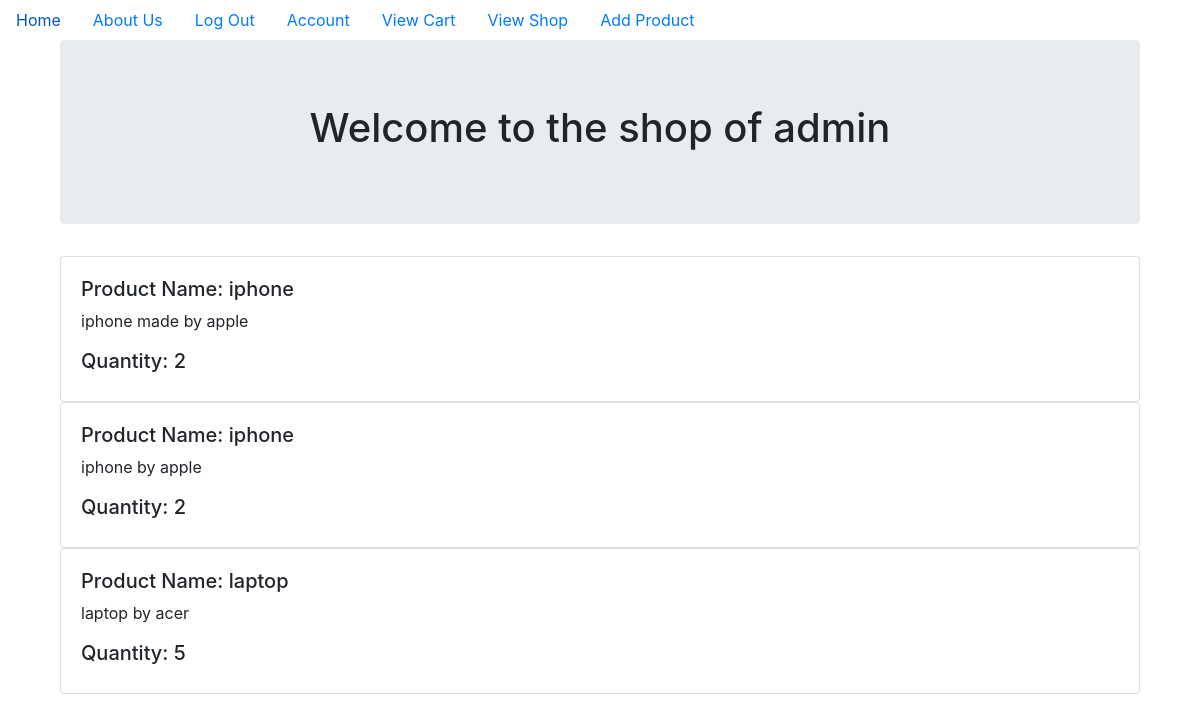
The page /admin_shop (signed in) on the database its author committed.
### shopperstop/models.py (models this page shows, shortened)
class User(db.Model, UserMixin):
    id = db.Column(db.Integer, primary_key = True)
    profile_image = db.Column(db.String(20), nullable=False, default='default_profile.png')
    email = db.Column(db.String(64), unique=True, index=True)
    username = db.Column(db.String(64), unique=True, index=True)
    password_hash = db.Column(db.String(128))
    user_type=db.Column(db.String(128))
    cart = db.relationship('Cart', backref='user_cart', lazy=True)
    sold_by = db.relationship('Product', backref='seller', lazy=True)

class Product(db.Model):
    id = db.Column(db.Integer, primary_key=True)
    sell_id=db.Column(db.Integer, db.ForeignKey('user.id'), nullable=False)
    product_name = db.Column(db.String(140), nullable=False)
    product_desc=db.Column(db.String, nullable=False)
    quantity=db.Column(db.Integer, nullable=False)
    price=db.Column(db.Integer, nullable=False)
    product_image=db.Column(db.String(20), nullable=False, default='default_profile.png')

### shopperstop/users/views.py (the view)
@users.route("/<username>_shop")
@login_required
def shop_view(username):
    if current_user.user_type=='Customer':
        abort(403)
    user=User.query.filter_by(username=username).first_or_404()
    shop=Product.query.filter_by(sell_id=current_user.id)
    return render_template('shop.html', shop=shop, user=user)

### shopperstop/models.py (called while the page is built)
@login_manager.user_loader
def load_user(user_id):
    return User.query.get(user_id)

### shopperstop/templates/shop.html
{% extends "base.html" %}
{% block content %}
<div class="container">
  <div class="jumbotron">
    <div align='center'>
      <h1 >Welcome to the shop of {{user.username}}</h1>
    </div>
  </div>
{% for product in shop %}
<div class="card" >
  <div class="card-body">
    <h5>Product Name: {{product.product_name}}</h5>
    <p>{{product.product_desc}}</p>
    <h5>Quantity: {{ product.quantity }}</h5>
  </div>
</div>
{% endfor %}
</div>
{% endblock content %}

### rows shown on the page
User: username "admin"
Product: product_name "iphone", product_desc "iphone made by apple", quantity "2"
Product: product_name "iphone", product_desc "iphone by apple", quantity "2"
Product: product_name "laptop", product_desc "laptop by acer", quantity "5"
